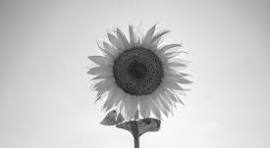
#> input picture LABS/LAB3/Image1.jpg, 270 x 148 px, found by its file name
$ jupyter execute --allow-errors 'Prac Ex 3.ipynb'
#> lines starting #> are read from the running program, lines starting #| are printed output that depends on the picture
# <div style="text-align:center;">Practice Exercise 3:Image Processing and Histogram Analysis </div>

## Introduction:
The report presents an analysis of two images (**Image 1** and **Image 2**) by performing various image processing techniques. The following tasks have been performed for both images:

- Displaying the input images in both grayscale and color modes.
- Generating and analyzing histograms for grayscale and color modes.
- Changing the bin sizes (3 different sizes) for the histograms and observing the changes.
- Applying scalar multiplication with a value greater than 1 to increase the brightness of the images and analyzing the histograms.
- Applying scalar multiplication with a value between 0 and 1 to decrease the brightness of the images and analyzing the histograms.

## Concepts Used:

### 1. **Image Representation (Color and Grayscale)**
   - **Grayscale**: Images are converted from their color representation (RGB) to grayscale using `cv2.cvtColor(image, cv2.COLOR_BGR2GRAY)`. This reduces the image to a single intensity channel.
   - **Color**: Images are displayed in RGB color format using `cv2.cvtColor(image, cv2.COLOR_BGR2RGB)`.

### 2. **Histogram Analysis**
   - **Histograms**: A histogram represents the distribution of pixel intensities in an image. Grayscale histograms show pixel intensity for a single channel, while color histograms display pixel distributions across the three channels (Red, Green, Blue).
   - The histograms are generated using `plt.hist()` for grayscale images and `cv2.calcHist()` for color images.

### 3. **Bin Sizes for Histogram**
   - Different bin sizes provide a varying level of granularity in the histogram. The three chosen bin sizes (`16`, `32`, `64`) offer varying levels of intensity groupings, allowing us to observe changes in pixel distributions.

### 4. **Scalar Multiplication**
   - Scalar multiplication is applied to an image to either increase or decrease its brightness by scaling the pixel intensity values. This is done using `cv2.convertScaleAbs(image, alpha=scalar_value)`, where `alpha` is the scalar multiplier.
   - A scalar value greater than 1 increases brightness, while a scalar between 0 and 1 decreases brightness.

### 5. **Image Masking**
   - Masking involves applying a mask (region of interest) to an image. This report includes masking of the center region for **Image 2**, allowing us to focus on a specific part of the image while analyzing the pixel distribution.

---

## Code Execution and Explanation

### 1. **Displaying Images and Histograms (Grayscale and Color Modes)**

For both **Image 1** and **Image 2**, the images are displayed in their original color format and converted to grayscale. Corresponding histograms are generated and displayed for both grayscale and color representations.

```python
# Code for displaying the images and corresponding histograms for both Image 1 and Image 2.

## 1. Display the Input Image and Corresponding Histogram in Grayscale and Color Mode

In this section, both **Image 1** and **Image 2** are displayed in their original color format and converted to grayscale. The corresponding histograms are generated and displayed for both grayscale and color representations. This step provides an overview of the images and their pixel intensity distributions.

[cell 1]
import cv2
import numpy as np
import matplotlib.pyplot as plt

# Define image paths
image1_path = 'image1.jpg'
image2_path = 'image2.jpg'

## Image 1:

[cell 2]
image1 = cv2.imread(image1_path)
#> image1 is the input picture: shape (148, 270, 3); min 32, max 255, mean 199.2
if image1 is None:
    print(f"Error: Could not load Image 1 from {image1_path}")
else:
    gray_image1 = cv2.cvtColor(image1, cv2.COLOR_BGR2GRAY) # Converting Image 1 to grayscale

    # Display Image 1 in both grayscale and color
    plt.figure(figsize=(12, 5))
    plt.subplot(1, 2, 1)  # Color image
    plt.imshow(cv2.cvtColor(image1, cv2.COLOR_BGR2RGB))  # Convert from BGR to RGB for correct display
    plt.title("Image 1 - Color")

    plt.subplot(1, 2, 2) # Grayscale image
    plt.imshow(gray_image1, cmap='gray')
    plt.title("Image 1 - Grayscale")
    plt.show()

    # Histograms for Image 1
    plt.figure(figsize=(12, 5))

    plt.subplot(1, 2, 1) # Grayscale histogram
    plt.hist(gray_image1.ravel(), 256, [0, 256])
    plt.title("Grayscale Histogram - Image 1")
    plt.xlabel("Pixel Intensity")
    plt.ylabel("Frequency")

    plt.subplot(1, 2, 2) # Color histogram
    color = ('b', 'g', 'r')
    for i, col in enumerate(color):
        hist = cv2.calcHist([image1], [i], None, [256], [0, 256])
        plt.plot(hist, color=col)
    plt.title("Color Histogram - Image 1")
    plt.xlabel("Pixel Intensity")
    plt.ylabel("Frequency")

    plt.show()
#> figure, not shown here; panel 1: tallest bar 906 high, from x = 219 to 220; panel 2: curve peaks at x = 219, y = 906; panel 2: curve peaks at x = 219, y = 906; panel 2: curve peaks at x = 219, y = 906

## Image 2:

[cell 3]
image2 = cv2.imread(image2_path)
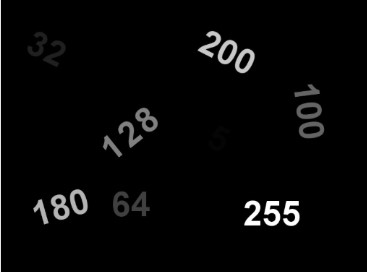
#> input picture LABS/LAB3/Image2.jpg, 367 x 272 px, found by its file name
#> image2 is the input picture: shape (272, 367, 3); min 0, max 255, mean 6.9
if image2 is None:
    print(f"Error: Could not load Image 2 from {image2_path}")
else:
    # Convert Image 2 to grayscale
    gray_image2 = cv2.cvtColor(image2, cv2.COLOR_BGR2GRAY)

    # Display Image 2 in both grayscale and color
    plt.figure(figsize=(12, 5))

    plt.subplot(1, 2, 1) # Color image
    plt.imshow(cv2.cvtColor(image2, cv2.COLOR_BGR2RGB))  # Convert from BGR to RGB for correct display
    plt.title("Image 2 - Color")

    plt.subplot(1, 2, 2)  # Grayscale image
    plt.imshow(gray_image2, cmap='gray')
    plt.title("Image 2 - Grayscale")
    plt.show()

    # Display histograms for Image 2
    plt.figure(figsize=(12, 5))
    plt.subplot(1, 2, 1) # Grayscale histogram
    plt.hist(gray_image2.ravel(), 256, [0, 256])
    plt.title("Grayscale Histogram - Image 2")
    plt.xlabel("Pixel Intensity")
    plt.ylabel("Frequency")

    plt.subplot(1, 2, 2) # Color histogram
    color = ('b', 'g', 'r')
    for i, col in enumerate(color):
        hist = cv2.calcHist([image2], [i], None, [256], [0, 256])
        plt.plot(hist, color=col)
    plt.title("Color Histogram - Image 2")
    plt.xlabel("Pixel Intensity")
    plt.ylabel("Frequency")

    plt.show()
#> figure, not shown here; panel 1: tallest bar 89494 high, from x = 0 to 1; panel 2: curve peaks at x = 0, y = 89494; panel 2: curve peaks at x = 0, y = 89494; panel 2: curve peaks at x = 0, y = 89494

## 2. Change the Bin Size (3 Different Sizes) for Both Images and Observe the Changes

This section generates histograms for both images using three different bin sizes: 16, 32, and 64. By observing these histograms, we can analyze how the pixel intensity distribution changes with different levels of granularity in the data representation.

[cell 4]
bins = [16, 32, 64]

def display_histograms_with_bins(image, gray_image, image_name):
#> called with image_name = 'Image 1'
    plt.figure(figsize=(12, 5))
    for i, bin_size in enumerate(bins):
        plt.subplot(1, 3, i + 1)
        plt.hist(gray_image.ravel(), bin_size, [0, 256])
        plt.title(f"{image_name} Grayscale Histogram with {bin_size} Bins")
        plt.xlabel("Pixel Intensity")
        plt.ylabel("Frequency")
    plt.show()
#> figure, not shown here; panel 1: tallest bar 12448 high, from x = 208 to 224; panel 2: tallest bar 6658 high, from x = 216 to 224; panel 3: tallest bar 3424 high, from x = 216 to 220

# Convert images to grayscale
gray_image1 = cv2.cvtColor(image1, cv2.COLOR_BGR2GRAY)
gray_image2 = cv2.cvtColor(image2, cv2.COLOR_BGR2GRAY)

# Display histograms with different bin sizes for Image 1
display_histograms_with_bins(image1, gray_image1, "Image 1")

# Display histograms with different bin sizes for Image 2
display_histograms_with_bins(image2, gray_image2, "Image 2")
#> call 2 of display_histograms_with_bins, with image_name = 'Image 2'
#> in display_histograms_with_bins (call 2), `plt.show()`:
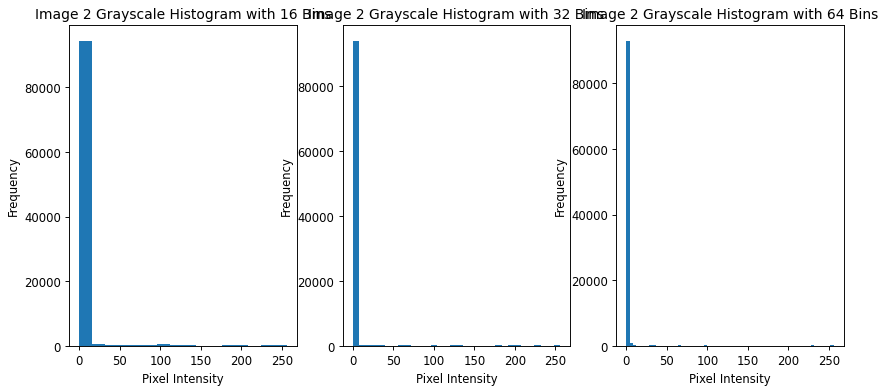
#> figure drawn by matplotlib, 3 panels; panel 1: tallest bar 94481 high, from x = 0 to 16; panel 2: tallest bar 94008 high, from x = 0 to 8; panel 3: tallest bar 92926 high, from x = 0 to 4

## 3. Mask the Center Region of Image 2 with Your Own Choice of Size

In this section, a mask is applied to the center region of Image 2, and the corresponding histogram is generated. This operation allows us to focus on specific areas of the image for further analysis.

[cell 5]
def mask_center_region(image, gray_image, image_name, mask_size=100):
#> called with image_name = 'Image 2', mask_size = 100
    height, width = image.shape[:2]
#> height = 272; width = 367
    center_y, center_x = height // 2, width // 2
#> center_y = 136; center_x = 183

    mask = np.zeros((height, width), dtype=np.uint8)
    mask[center_y - mask_size:center_y + mask_size, center_x - mask_size:center_x + mask_size] = 255
    masked_image = cv2.bitwise_and(gray_image, gray_image, mask=mask)
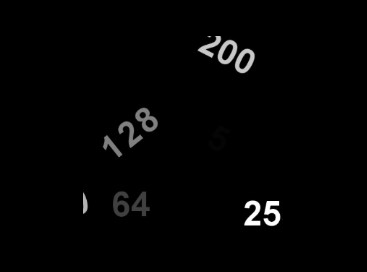
#> masked_image: shape (272, 367); min 0, max 255, mean 3.7
    plt.imshow(masked_image, cmap='gray')
    plt.title(f"Masked Center of {image_name}")
    plt.show()

    return masked_image

masked_image2 = mask_center_region(image2, gray_image2, "Image 2") # Mask the center region of Image 2

## 4. Calculate and Display the Histogram of the Masked Image

[cell 6]
def display_masked_histogram(masked_image, image_name):
    plt.hist(masked_image.ravel(), 256, [0, 256])
    plt.title(f"Histogram of Masked {image_name}")
    plt.xlabel("Pixel Intensity")
    plt.ylabel("Frequency")
    plt.show()

# Display histogram of masked Image 1
#> (the rest of this cell did not finish here and is left out)

## 5. Scalar Multiplication with a Value Above 1 and Observe Changes

In this section, the brightness of both Image 1 and Image 2 is increased using scalar multiplication with a value of 1.5. The modified images and their corresponding histograms are displayed, allowing for analysis of how pixel intensities shift towards higher values.

[cell 7]
def scalar_multiplication(image, scalar_value, image_name):
#> called with scalar_value = 1.5, image_name = 'Image 1'
    modified_image = cv2.convertScaleAbs(image, alpha=scalar_value)
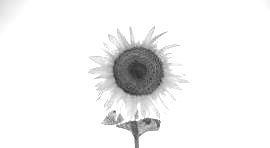
#> modified_image: shape (148, 270, 3); min 48, max 255, mean 241.5
    gray_modified_image = cv2.cvtColor(modified_image, cv2.COLOR_BGR2GRAY)

    plt.figure(figsize=(12, 5))

    plt.subplot(1, 2, 1)
    plt.imshow(cv2.cvtColor(modified_image, cv2.COLOR_BGR2RGB))
    plt.title(f"{image_name} with Scalar {scalar_value} (Brightness Adjusted)")

    plt.subplot(1, 2, 2)
    plt.hist(gray_modified_image.ravel(), 256, [0, 256])
    plt.title(f"Histogram of {image_name} with Scalar {scalar_value}")
    plt.xlabel("Pixel Intensity")
    plt.ylabel("Frequency")

    plt.tight_layout()
    plt.show()
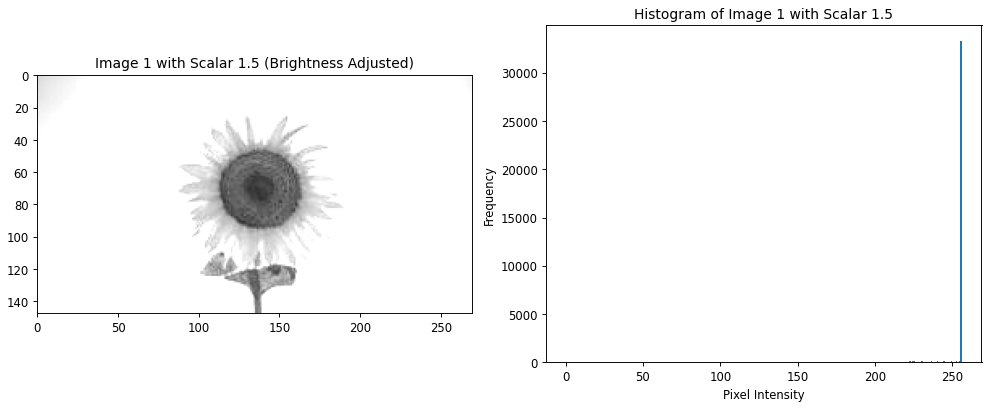
#> figure drawn by matplotlib, 2 panels; panel 2: tallest bar 33220 high, from x = 255 to 256

scalar_multiplication(image1, 1.5, "Image 1") # Scalar multiplication with value above 1 for Image 1
scalar_multiplication(image2, 1.5, "Image 2")# Scalar multiplication with value above 1 for Image 2
#> call 2 of scalar_multiplication, with scalar_value = 1.5, image_name = 'Image 2'
#> in scalar_multiplication (call 2), `modified_image = cv2.convertScaleAbs(image, alpha=scalar_value)`:
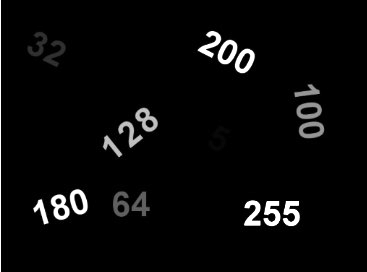
#> modified_image: shape (272, 367, 3); min 0, max 255, mean 9.1

## 6. Scalar Multiplication with a Value Between 0 and 1 and Observe Changes

This section decreases the brightness of both images using scalar multiplication with a value of 0.5. The effects of this operation are displayed alongside the corresponding histograms, which show how pixel intensities move toward lower values.

[cell 8]
def scalar_multiplication_decrease(image, scalar_value, image_name):
#> called with scalar_value = 0.5, image_name = 'Image 1'
    modified_image = cv2.convertScaleAbs(image, alpha=scalar_value)
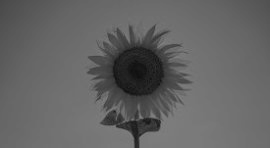
#> modified_image: shape (148, 270, 3); min 16, max 128, mean 99.6

    plt.figure(figsize=(12, 5))
    plt.subplot(1, 2, 1)
    plt.imshow(cv2.cvtColor(modified_image, cv2.COLOR_BGR2RGB))
    plt.title(f"{image_name} with Scalar {scalar_value} (Brightness Decreased)")

    gray_modified_image = cv2.cvtColor(modified_image, cv2.COLOR_BGR2GRAY)
#> gray_modified_image: shape (148, 270)
    plt.subplot(1, 2, 2)
    plt.hist(gray_modified_image.ravel(), 256, [0, 256])
    plt.title(f"Histogram of {image_name} with Scalar {scalar_value}")
    plt.xlabel("Pixel Intensity")
    plt.ylabel("Frequency")

    plt.tight_layout()
    plt.show()
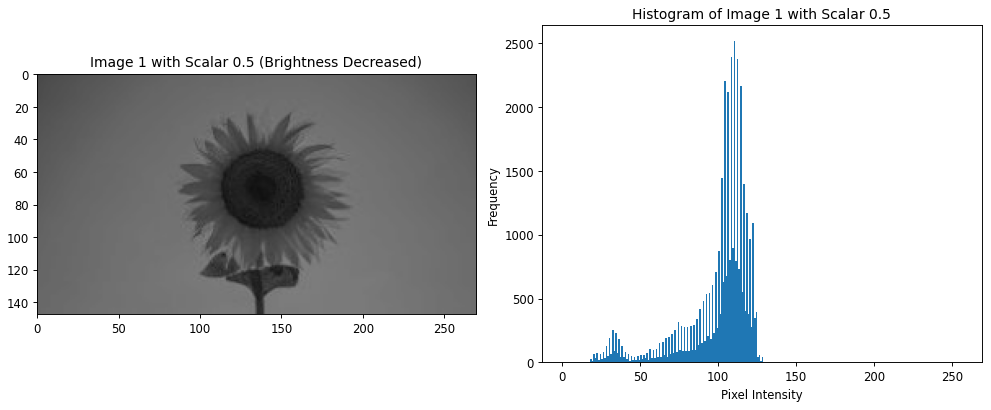
#> figure drawn by matplotlib, 2 panels; panel 2: tallest bar 2515 high, from x = 110 to 111

scalar_multiplication_decrease(image1, 0.5, "Image 1") # Scalar multiplication with value between 0 and 1 for Image 1
scalar_multiplication_decrease(image2, 0.5, "Image 2") # Scalar multiplication with value between 0 and 1 for Image 2
#> call 2 of scalar_multiplication_decrease, with scalar_value = 0.5, image_name = 'Image 2'
#> in scalar_multiplication_decrease (call 2), `modified_image = cv2.convertScaleAbs(image, alpha=scalar_value)`:
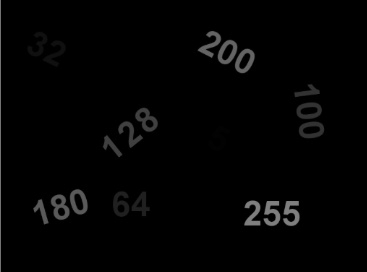
#> modified_image: shape (272, 367, 3); min 0, max 128, mean 3.4
#> in scalar_multiplication_decrease (call 2), `plt.show()`:
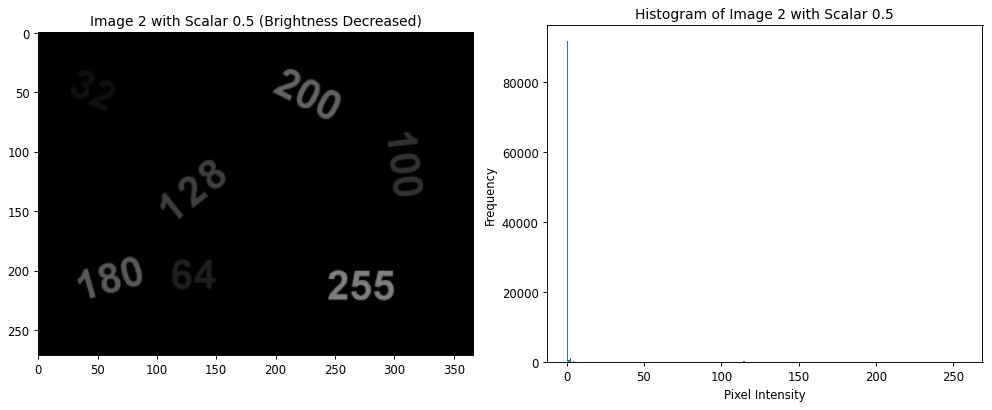
#> figure drawn by matplotlib, 2 panels; panel 2: tallest bar 91530 high, from x = 0 to 1
